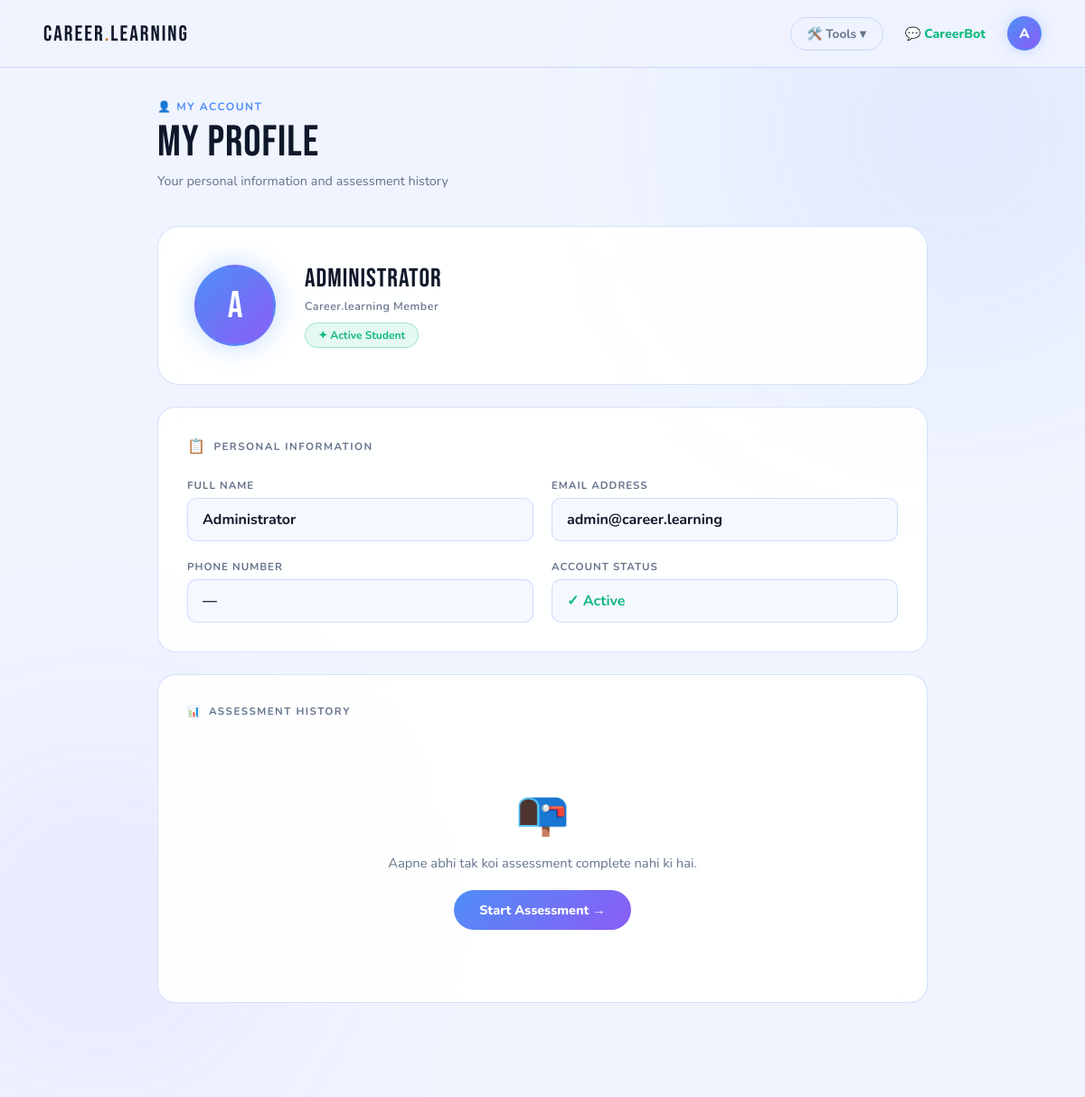
Screenshot of /profile (signed in) with the database file from the repository.
### tables this page shows
CREATE TABLE users (
        id          INTEGER PRIMARY KEY AUTOINCREMENT,
        fullname    TEXT    NOT NULL,
        username    TEXT    UNIQUE NOT NULL,
        email       TEXT    UNIQUE NOT NULL,
        password    TEXT    NOT NULL,
        student_class TEXT,
        is_admin    INTEGER DEFAULT 0,
        created_at  TIMESTAMP DEFAULT CURRENT_TIMESTAMP
    , phone TEXT, is_mentor INTEGER DEFAULT 0);

### career_learning/routes.py (the view)
@main.route('/profile')
@login_required
def profile():
    conn = get_db()
    user = conn.execute(
        "SELECT fullname, email, phone FROM users WHERE id=?",
        (session['user_id'],)
    ).fetchone()
    results_raw = conn.execute(
        "SELECT result_type as type, prediction, confidence, created_at "
        "FROM results WHERE user_id=? ORDER BY created_at DESC",
        (session['user_id'],)
    ).fetchall()
    conn.close()
    results = []
    for r in results_raw:
        r = dict(r)
        if isinstance(r.get('created_at'), str):
            try:    r['created_at'] = datetime.strptime(r['created_at'], '%Y-%m-%d %H:%M:%S')
            except: r['created_at'] = None
        results.append(type('Result', (), r)())
    return render_template('profile.html',
        fullname=user['fullname'] if user else '',
        email=user['email'] if user else '',
        phone=user['phone'] if user else '',
        results=results
    )

### career_learning/database.py (called while the page is built)
def get_db():
    conn = sqlite3.connect(DB_PATH)
    conn.row_factory = sqlite3.Row
    return conn

### career_learning/templates/profile.html (shortened to what this page needs)
<!DOCTYPE html>
<html lang="en">
<head>
</head>
<body>
  <div class="orb orb-1"></div>
  <div class="orb orb-2"></div>
  <nav>
    <a class="logo" href="/">Career<span>.</span>learning</a>
    <div class="nav-right">
      <div class="dropdown">
        <button class="drop-btn">🛠️ Tools ▾</button>
      </div>
      <a href="/chatbot" style="color:var(--green);font-weight:800;">💬 CareerBot</a>
      <div class="profile-wrap" id="profileWrap">
        <div class="profile-avatar-btn" id="profileBtn">{{ fullname[0]|upper if fullname else "S" }}</div>
      </div>
    </div>
  </nav>
  <main>
    <div class="page-header">
      <div class="page-tag">👤 My Account</div>
      <div class="page-title">MY PROFILE</div>
      <div class="page-sub">Your personal information and assessment history</div>
    </div>
    <div class="profile-card">
      <div class="profile-big-avatar">{{ fullname[0]|upper if fullname else "S" }}</div>
      <div class="profile-info">
        <div class="profile-fullname">{{ fullname if fullname else "Student" }}</div>
        <div class="profile-since">Career.learning Member</div>
        <div class="profile-badge">✦ Active Student</div>
      </div>
    </div>
    <div class="info-card">
      <div class="info-card-title"><span>📋</span> Personal Information</div>
      <div class="info-grid">
        <div class="info-field">
          <div class="field-label">Full Name</div>
          <div class="field-value">{{ fullname if fullname else "—" }}</div>
        </div>
        <div class="info-field">
          <div class="field-label">Email Address</div>
          <div class="field-value">{{ email if email else "—" }}</div>
        </div>
        <div class="info-field">
          <div class="field-label">Phone Number</div>
          <div class="field-value">{{ phone if phone else "—" }}</div>
        </div>
        <div class="info-field">
          <div class="field-label">Account Status</div>
          <div class="field-value" style="color:var(--green);">✓ Active</div>
        </div>
      </div>
    </div>
    <div class="history-card">
      <div class="history-title"><span>📊</span> Assessment History</div>
      {% if results and results|length > 0 %}
        {% for r in results %}
        <div class="result-item">
          <div class="result-emoji">
            {% if r.type == '10th' %}🎓{% else %}🚀{% endif %}
          </div>
          <div class="result-info">
            <div class="result-class">Class {{ r.type }} Assessment</div>
            <div class="result-stream">{{ r.prediction }}</div>
            <div class="result-date">{{ r.created_at.strftime('%d %B %Y') if r.created_at else "—" }}</div>
          </div>
          <div class="result-conf">
            <div class="conf-circle">
              <div class="conf-num">{{ r.confidence }}%</div>
              <div class="conf-lbl">Match</div>
            </div>
          </div>
          <a class="result-btn" href="/result">View Result →</a>
        </div>
        {% endfor %}
      {% else %}
        <div class="empty-state">
          <div class="empty-icon">📭</div>
          <div class="empty-text">Aapne abhi tak koi assessment complete nahi ki hai.</div>
          <a class="btn-start" href="/dashboard">Start Assessment →</a>
        </div>
      {% endif %}
    </div>
  </main>
</body>
</html>

### rows the page displays
users: fullname "A", fullname "Administrator", email "admin@career.learning"

### other values shown
{{ phone if phone else "—" }} "—"
